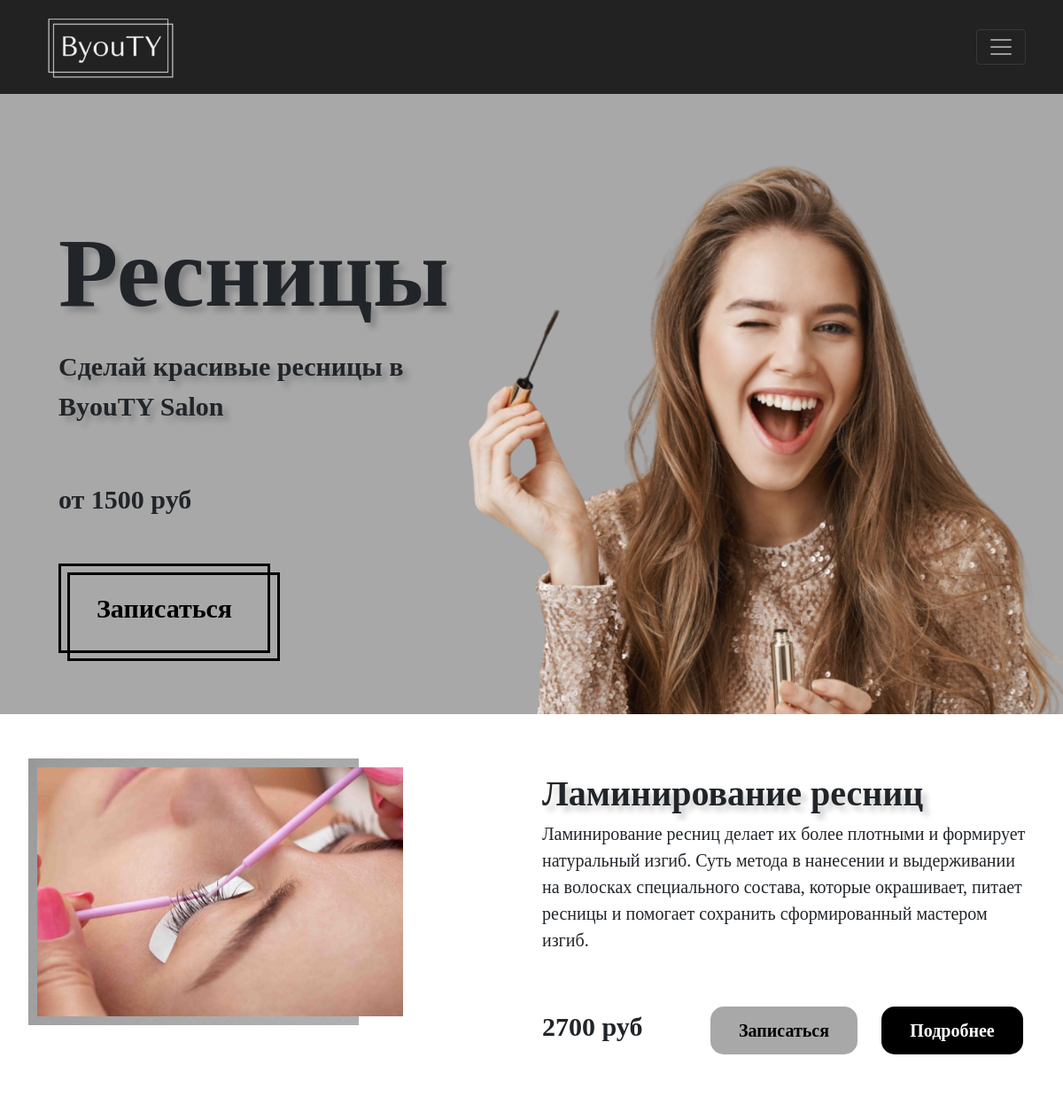
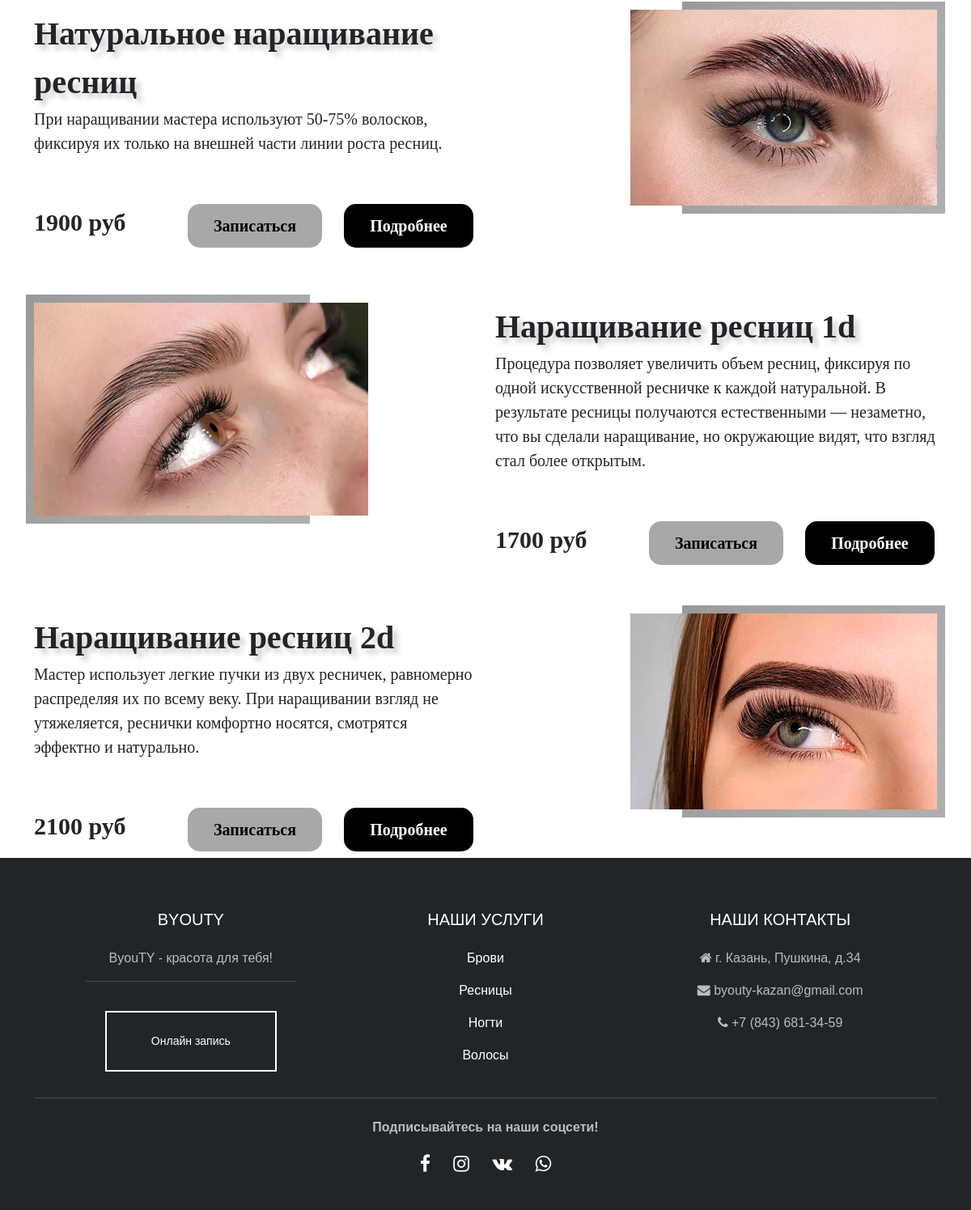
Screenshot of /uslugi/lashes with the database file from the repository (2 pictures, top to bottom).
### beauty/models.py (models this page shows, shortened)
class Beauty(models.Model):
    procedures = models.ForeignKey(typeBeauty, on_delete=models.CASCADE, default=1, blank=True)
    title = models.CharField(max_length=100)
    description = models.CharField(max_length=250)
    price = models.IntegerField(default=0)
    image = models.ImageField(upload_to='beauty/images/uslugi')

### beauty/views.py (the view)
# urls.py: path('lashes', views.lashes, name='lashes'),
def lashes(request):
    procedures = Beauty.objects.all()
    return render(request, 'uslugi.resn.html',
    {'procedures':procedures})

### beauty/templates/uslugi.resn.html (shortened to what this page needs)
{% extends 'base.html' %}
{% block content %}
<div style="background-color: #a8a8a8;">
    <div class="container">
        <div class="row">
            <div class="col-md-9 col-lg-5 col-xl-5 col-xxl-5">
                <div class="container h-100 d-flex flex-column justify-content">
                    <div class="h-100">
                        <p class="homepage-title mx-auto" style="text-align: left;">
                            Ресницы
                        </p>
                        <div class="homepage-title2" style="text-align: left;">
                        Сделай красивые ресницы в <br> ByouTY Salon
                        </div>
                        <div class="homepage-descr" style="text-align: left; margin-top: 60px;">
                           от 1500 руб
                        </div>
                        <div class="homepage-descr2" style="text-align: left; margin-top: 40px;">
                            <a href="{% url 'uslugi' 4 %}">
                                <p style="font-size: 30px;
                                margin-top: 10px;
                                margin-bottom: -100px;
                                color: black;
                                padding: 25px 40px;
                                border: 3px solid black;
                                position: absolute;
                                display: inline-block;
                                transition: 0.3s all;
                                text-decoration: none;">
                                    Записаться
                                </p>
                                <p style="font-size: 30px;
                                margin-left: 10px;
                                margin-top: 20px;
                                padding: 47px 117px;
                                border: 3px solid black;
                                position: absolute;
                                display: inline-block;
                                transition: 0.3s all;
                                text-decoration: none;">
                                </p>
                            </a>
                        </div>
                    </div>
                </div>
            </div>
            <div class="col-md-3 col-lg-7 col-xl-7 col-xxl-7" >
                <div class="box">
                    {% load static %}
                    <img src="{% static 'images/resn-bg.png' %}" alt="" style="height:850px; top:70%">
                </div>
            </div>
        </div>
    </div>
</div>
<div class="container">
    {% for procedure in procedures %}
    {% if procedure.procedures.type == 'Ресницы' %}
    {% if not forloop.counter|divisibleby:2 %}
    <div class="row">
        <div class="col-md-3 col-lg-6 col-xl-6 col-xxl-6">
            <div class="box-image">
                <div class="img">
                    <img src="{{ procedure.image.url }}" alt=""
                    style = "height: 48%; width: 75.6%;">
                </div>
                <div class="square square-left">
                    {% load static %}
                </div>
            </div>
        </div>
        <div class="col-md-9 col-lg-6 col-xl-6 col-xxl-6">
            <div class="homepage-title" style="text-align: left; font-size: 40px; margin-top: 60px;">
                {{ procedure.title }}
            </div>
            <div class="homepage-descr2" style="text-align: left; font-weight:lighter">
                {{ procedure.description }}
            </div>
            <div class="row">
                <div class="col-md-4 col-lg-4 col-xl-4 col-xxl-4">
                    <div class="homepage-descr2" style="text-align: left; margin-top: 60px; font-size: 30px;">
                        {{ procedure.price }} руб
                    </div>
                </div>
                <div class="col-md-4 col-lg-4 col-xl-4 col-xxl-4">
                    <div class="homepage-descr2">
                        <a href="{% url 'master' procedure.id %}" style="border: 2px solid #a8a8a8;
                        margin-top: 60px;
                        padding: 10px 30px;
                        border-radius: 15px;
                        background-color: #a8a8a8;
                        color: black;
                        display: inline-block;
                        transition: 0.3s all;
                        text-decoration: none;">
                            Записаться
                        </a>
                    </div>
                </div>
                <div class="col-md-4 col-lg-4 col-xl-4 col-xxl-4">
                    <div class="homepage-descr2">
                        <a href="{% url 'brows.detail' procedure.id %}" style="border: 2px solid black;
                        margin-top: 60px;
                        padding: 10px 30px;
                        border-radius: 15px;
                        background-color: black;
                        color: white;
                        display: inline-block;
                        transition: 0.3s all;
                        text-decoration: none;">
                            Подробнее
                        </a>
                    </div>
                </div>
            </div>
        </div>
    </div>
    {% endif %}
    {% if forloop.counter|divisibleby:2 %}
    <div class="row">
        <div class="col-md-9 col-lg-6 col-xl-6 col-xxl-6">
            <div class="homepage-title" style="text-align: left; font-size: 40px; margin-top: 60px;">
                {{ procedure.title }}
            </div>
            <div class="homepage-descr2" style="text-align: left; font-weight:lighter">
                {{ procedure.description }}
            </div>
            <div class="row">
                <div class="col-md-4 col-lg-4 col-xl-4 col-xxl-4">
                    <div class="homepage-descr2" style="text-align: left; margin-top: 60px; font-size: 30px;">
                        {{ procedure.price }} руб
                    </div>
                </div>
                <div class="col-md-4 col-lg-4 col-xl-4 col-xxl-4">
                    <div class="homepage-descr2">
                        <a href="{% url 'master' procedure.id %}" style="border: 2px solid #a8a8a8;
                        margin-top: 60px;
                        padding: 10px 30px;
                        border-radius: 15px;
                        background-color: #a8a8a8;
                        color: black;
                        display: inline-block;
                        transition: 0.3s all;
                        text-decoration: none;">
                            Записаться
                        </a>
                    </div>
                </div>
                <div class="col-md-4 col-lg-4 col-xl-4 col-xxl-4">
                    <div class="homepage-descr2">
                        <a href="{% url 'brows.detail' procedure.id %}" style="border: 2px solid black;
                        margin-top: 60px;
                        padding: 10px 30px;
                        border-radius: 15px;
                        background-color: black;
                        color: white;
                        display: inline-block;
                        transition: 0.3s all;
                        text-decoration: none;">
                            Подробнее
                        </a>
                    </div>
                </div>
            </div>
        </div>
        <div class="col-md-3 col-lg-6 col-xl-6 col-xxl-6">
            <div class="box-image">
                <div class="img" style="margin-left: 167px;">
                    <img src="{{ procedure.image.url }}" alt=""
                    style = "height: 64%; width: 100%;">
                </div>
                <div class="square">
                    {% load static %}
                </div>
            </div>
        </div>
    </div>
    {% endif %}
    {% endif %}
    {% endfor %}
</div>
{% endblock content %}

### beautysalon/static/styles/styles.css (style rules this page uses)
.homepage-title { margin-top: 15vh; margin-bottom: 0; text-align: center; font-size: 110px; text-decoration: none; font-family:Garamond; font-weight: 900; text-shadow: 6px 6px 6px rgba(0,0,0,.2); }
.homepage-title2 { margin: 0; padding: 0; text-align: left; font-size: 30px; text-decoration: none; font-family:Garamond; font-weight: 900; text-shadow: 6px 6px 6px rgba(0,0,0,.2); }
.homepage-descr { margin-top: 12vh; text-align: center; font-size: 30px; text-decoration: none; font-family:Garamond; font-weight: 900; }
.homepage-descr2 { text-align: center; font-size: 20px; text-decoration: none; font-family:Garamond; font-weight: 900; }
.box { position: relative; overflow:hidden; width:700px; height:700px; }
.box img { position: absolute; top:50%; left:50%; -webkit-transform:translate(-50%,-50%); -ms-transform:translate(-50%,-50%); transform:translate(-50%,-50%); width:700px; height:700px; -o-object-fit:cover; object-fit:cover; }
.box-image { position: relative; font-size: 0; margin-bottom: 60px; margin-top: 60px; }
.box-image .img { position: relative; z-index: 2; display: block; max-width: 100%; }
.box-image .square { position: absolute; padding-bottom: -30px; height: calc(100% + 20px); top: -10px; right: -10px; bottom: -10px; background: #91d5de; display: block; }
.box-image .square.square-left { right: auto; left: -10px; }

### rows the page displays
Beauty: image (picture), title "Ламинирование ресниц", description "Ламинирование ресниц делает их более плотными и формирует натуральный изгиб. Суть метода в нанесении и выдерживании на волосках специального состава, которые окрашивает, питает ресницы и помогает сохранить сформированный мастером изгиб.", price "2700"
Beauty: title "Натуральное наращивание ресниц", description "При наращивании мастера используют 50-75% волосков, фиксируя их только на внешней части линии роста ресниц.", price "1900", image (picture)
Beauty: image (picture), title "Наращивание ресниц 1d", description "Процедура позволяет увеличить объем ресниц, фиксируя по одной искусственной ресничке к каждой натуральной. В результате ресницы получаются естественными — незаметно, что вы сделали наращивание, но окружающие видят, что взгляд стал более открытым.", price "1700"
Beauty: title "Наращивание ресниц 2d", description "Мастер использует легкие пучки из двух ресничек, равномерно распределяя их по всему веку. При наращивании взгляд не утяжеляется, реснички комфортно носятся, смотрятся эффектно и натурально.", price "2100", image (picture)
